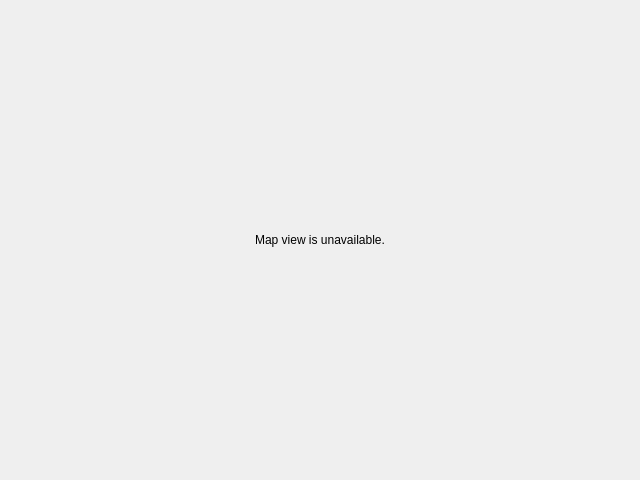
<?xml version="1.0" encoding="UTF-8"?>
<ui version="4.0">
 <class>MapUnavailablePanel</class>
 <widget class="QWidget" name="MapUnavailablePanel">
  <property name="geometry">
   <rect><x>0</x><y>0</y><width>640</width><height>480</height></rect>
  </property>
  <layout class="QVBoxLayout" name="mainLayout">
   <item>
    <spacer name="topSpacer">
     <property name="orientation"><enum>Qt::Vertical</enum></property>
     <property name="sizeHint" stdset="0"><size><width>20</width><height>40</height></size></property>
    </spacer>
   </item>
   <item>
    <widget class="QLabel" name="messageLabel">
     <property name="text"><string>Map view is unavailable.</string></property>
     <property name="alignment"><set>Qt::AlignCenter</set></property>
     <property name="wordWrap"><bool>true</bool></property>
    </widget>
   </item>
   <item>
    <spacer name="bottomSpacer">
     <property name="orientation"><enum>Qt::Vertical</enum></property>
     <property name="sizeHint" stdset="0"><size><width>20</width><height>40</height></size></property>
    </spacer>
   </item>
  </layout>
 </widget>
 <resources/>
 <connections/>
</ui>
